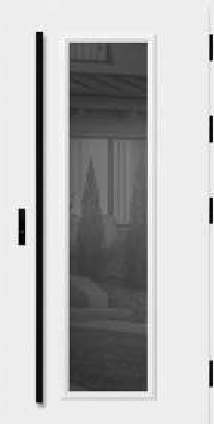
#> input picture konfigurator-erkado/img/typy/arendal-1.jpg, 214 x 424 px, found by its file name; its folder holds only this picture in this run
$ python konfigurator_maska.py
#> lines starting #> are read from the running program, lines starting #| are printed output that depends on the picture; after the words box and inside, x2 and y2 are one past the last pixel; in counts of white or black regions, pixels touching at a corner belong together
import numpy as np, os, sys
from PIL import Image
from skimage import color, morphology
from scipy import ndimage as ndi
SRC='/home/claude/konfigurator/konfigurator-erkado/img/typy'
OUT='/home/claude/konfigurator/konfigurator-erkado/img/maska'
os.makedirs(OUT,exist_ok=True)
def process(name, dbg=None):
#> called with name = 'arendal-1'
    im=np.asarray(Image.open(f'{SRC}/{name}.jpg').convert('RGB')).astype(float)/255
    lab=color.rgb2lab(im); H,W=lab.shape[:2]
#> after `lab = color.rgb2lab(im)`: lab: shape (424, 214, 3) float64; mean of channels 0, 1, 2 71.6, 0, 0
#> after `H, W = lab.shape[:2]`: H = 424; W = 214
    # vzorek povrchu: boční pásy křídla (sklo a madlo bývají uprostřed / u zámku)
    ys=slice(int(H*.1),int(H*.9))
    reg=np.concatenate([lab[ys,int(W*.02):int(W*.08)].reshape(-1,3),lab[ys,int(W*.92):int(W*.98)].reshape(-1,3),
                        lab[int(H*.02):int(H*.06),int(W*.1):int(W*.9)].reshape(-1,3),lab[int(H*.94):int(H*.98),int(W*.1):int(W*.9)].reshape(-1,3)])
    q=np.round(reg/6).astype(int)
    keys,cnt=np.unique(q,axis=0,return_counts=True)
#> keys = 17 rows, first 8: [0, 0, 0], [1, 0, 0], [2, 0, 0], [3, 0, 0], [5, 0, 0], [6, 0, 0], [7, 0, 0], [8, 0, 0]; cnt = 17 values, max 13027 at index 15, min 1 at index 4, mean 860.5
    order=np.argsort(-cnt); pick=order[0]
#> after `order = np.argsort(-cnt)`: order = 17 values, max 16 at index 12, min 0 at index 9, mean 8
#> after `pick = order[0]`: pick = 15
    if keys[pick][0]*6<15:
        for o in order:
            if keys[o][0]*6>=15 and cnt[o]>=0.12*cnt[order[0]]: pick=o; break
    dom=keys[pick]*6.0
#> dom = [96, 0, 0]
    d=np.linalg.norm(reg-dom,axis=1); near=reg[d<14]; dom=np.median(near,axis=0)
#> after `d = np.linalg.norm(reg - dom, axis=1)`: d = 14628 values, max 94.63 at index 12252, min 0.158 at index 2062, mean 2.83
#> after `dom = np.median(near, axis=0)`: dom = [93.75, -0.00232, 0.0044]
    dc_s=np.sqrt(((near[:,1:]-dom[1:])**2).sum(-1));
#> dc_s = 14529 values, max 0.000531 at index 11755, min 0 at index 0, mean 2.49e-05
    thrL=max(7,2.6*np.std(near[:,0])+3); thrC=max(7,2.2*np.percentile(dc_s,90))
#> after `thrL = max(7, 2.6 * np.std(near[:, 0]) + 3)`: thrL = 7
#> after `thrC = max(7, 2.2 * np.percentile(dc_s, 90))`: thrC = 7
    dC=np.sqrt(((lab[...,1:]-dom[1:])**2).sum(-1)); dL=np.abs(lab[...,0]-dom[0])
    m=(dC<thrC)&(dL<thrL)
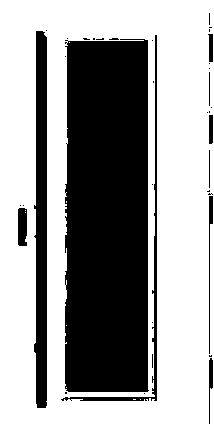
#> m: shape (424, 214) bool; 61.1% white; 37 black regions (27 under 20 px), largest, box (x1, y1, x2, y2) and area: (65, 39, 149, 392) 28728, (34, 31, 47, 408) 4154, (61, 35, 157, 401) 1252
    m=ndi.binary_opening(m,structure=np.ones((2,2)))
#> m: shape (424, 214) bool; 60.8% white; 18 black regions (9 under 20 px), largest, box (x1, y1, x2, y2) and area: (65, 38, 149, 394) 28864, (34, 31, 47, 408) 4156, (61, 35, 157, 401) 1315
    # díry (drážky, kresba dřeva) uvnitř povrchu uzavřít, ale velké tmavé prvky (sklo, madlo) nechat
    lbl,n=ndi.label(~m); sizes=ndi.sum(np.ones_like(lbl),lbl,range(1,n+1))
#> after `lbl, n = ndi.label(~m)`:
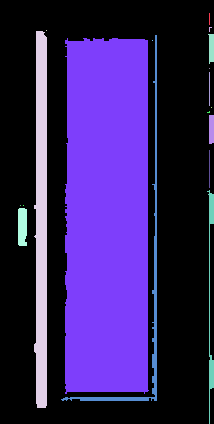
#> lbl: shape (424, 214) int32; 19 distinct labels, from 0 to 18; one colour per label, 0 black
#> after `lbl, n = ndi.label(~m)`: n = 18
#> after `sizes = ndi.sum(np.ones_like(lbl), lbl, range(1, n + 1))`: sizes = 18 values, max 28864 at index 6, min 1 at index 2, mean 1973.9
    small=np.isin(lbl,np.where(sizes<120)[0]+1); m=m|small
#> after `small = np.isin(lbl, np.where(sizes < 120)[0] + 1)`: small: shape (424, 214) bool; 0.11% white in thin lines or dots, all inside (x1, y1, x2, y2) = (20, 13, 212, 206)
    # odstraň malé ostrůvky povrchu
    lbl,n=ndi.label(m); sizes=ndi.sum(np.ones_like(lbl),lbl,range(1,n+1))
#> after `lbl, n = ndi.label(m)`:
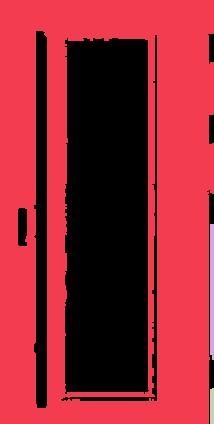
#> lbl: shape (424, 214) int32; 4 distinct labels, from 0 to 3; one colour per label, 0 black
#> after `lbl, n = ndi.label(m)`: n = 3
#> after `sizes = ndi.sum(np.ones_like(lbl), lbl, range(1, n + 1))`: sizes = [54630, 534, 142]
    m=np.isin(lbl,np.where(sizes>=150)[0]+1)
    # okraj: přibrat 2 px přechodu, pokud barevně patří spíš k povrchu (odstraní lem původního dekoru)
    for _ in range(2):
        ring=ndi.binary_dilation(m)&~m
        m=m|(ring&(dC<thrC*2.2)&(dL<thrL*2.2))
    L=lab[...,0]
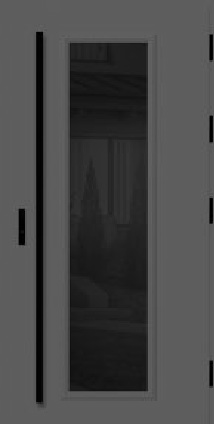
#> L: shape (424, 214) float64; min 0, max 100, mean 71.6
    low=ndi.gaussian_filter(np.where(m,L,dom[0]),12)
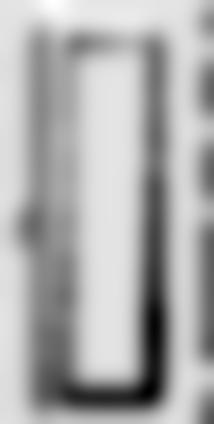
#> low: shape (424, 214) float64; min 92.11, max 93.94, mean 93.4; drawn with min black and max white
    det=L-ndi.median_filter(L,7)
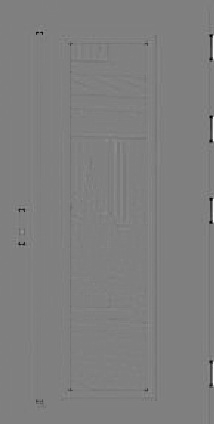
#> det: shape (424, 214) float64; min -89.41, max 88.72, mean -0.2; drawn with min black and max white
    det=np.where(np.abs(det)>5,det,0)  # jen výrazné drážky / lisování
    shade=(low+det)/max(dom[0],8)
    shade=np.clip(shade,0.45,1.35)
    alpha=ndi.gaussian_filter(m.astype(float),0.7)
    g=np.clip(shade/1.5*255,0,255).astype(np.uint8)
    a=np.clip(alpha*255,0,255).astype(np.uint8)
    Image.fromarray(np.dstack([g,a]),'LA').save(f'{OUT}/{name}.png',optimize=True)
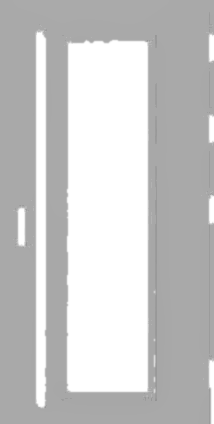
#> saved as arendal-1.png: PIL image 214x424 LA; mean R, G, B, A 168.3, 168.3, 168.3, 162.8; transparent parts drawn white
    return m.mean(), dom
if __name__=='__main__':
    names=sys.argv[1:] or [f[:-4] for f in sorted(os.listdir(SRC))]
    for n in names:
        cov,dom=process(n); print(n, round(cov,2), np.round(dom,0))
#> after `cov, dom = process(n)`: cov = 0.639; dom = [93.75, -0.00232, 0.0044]
